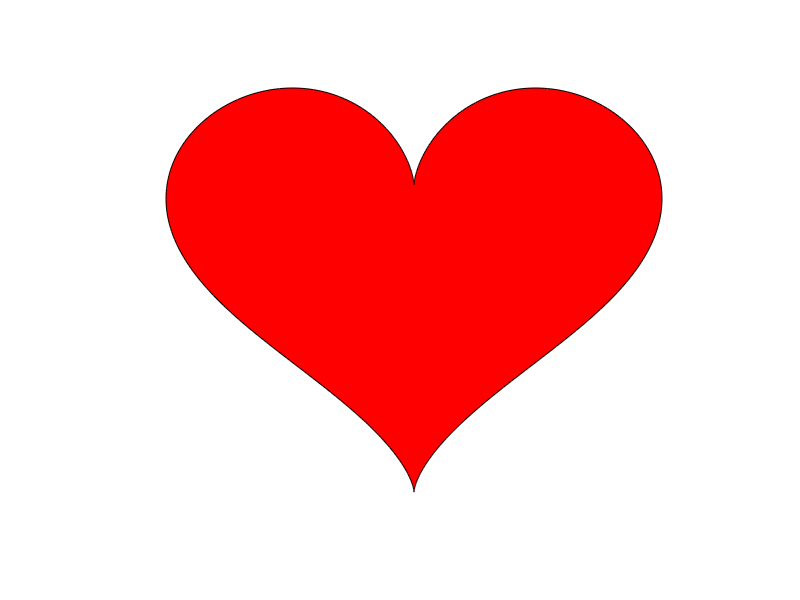

MATLAB code for this plot:

% Programa que grafica un corazon.

t = 0:(0.01):(2*pi);

x = 12*sin(t).^3;
y = 13*cos(t) - 5*cos(2*t) - 2*cos(3*t) - cos(4*t);

fill(x, y, 'r');

axis off;
